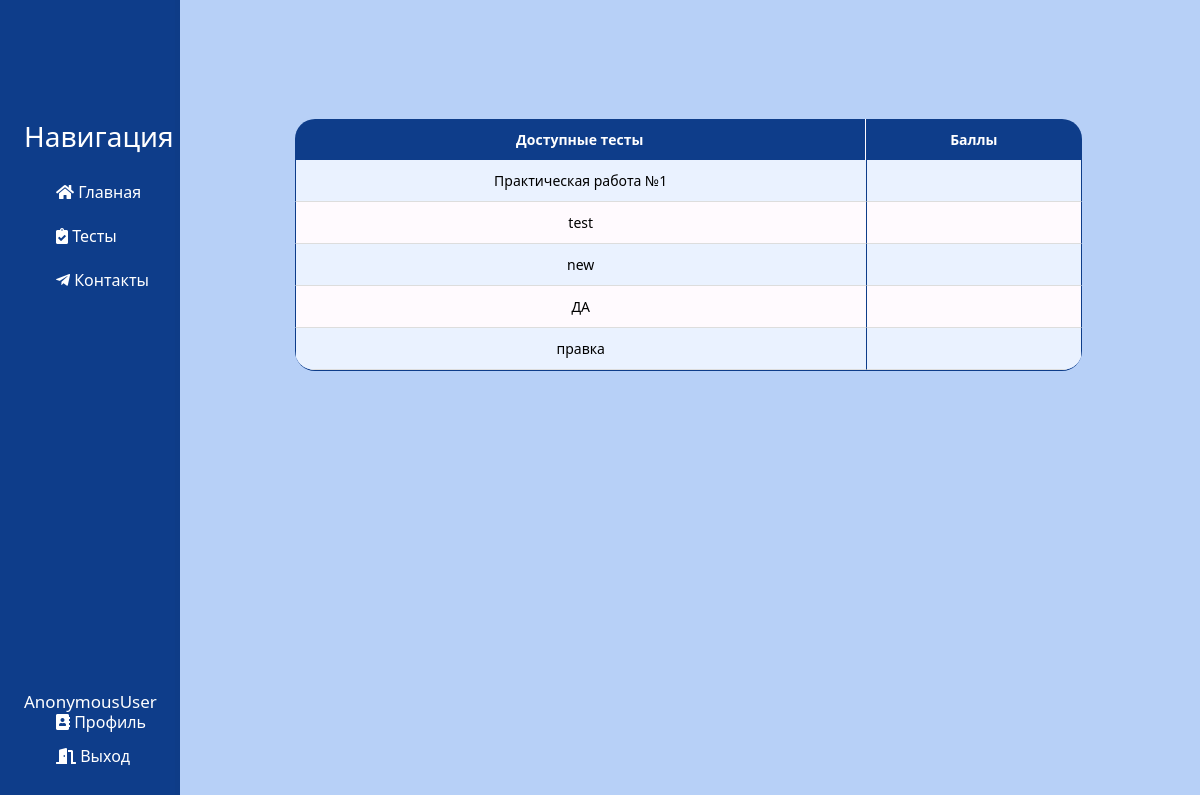
Page /tests/test_list/ on the committed database.
### tests/models.py (models this page shows, shortened)
class TestMake(models.Model):
    test_title = models.CharField('Название теста', max_length=100)
    class Meta:
        verbose_name = 'Тест'
        verbose_name_plural = 'Тесты'

### tests/views.py (the view)
# urls.py: path('test_list/', views.test_list, name='test_list'),
def test_list(request):
    tests = TestMake.objects.all()
    return render(request, 'tests/test_list.html', {'tests': tests})

### tests/templates/tests/test_list.html (shortened to what this page needs)
{% extends 'main/layout.html' %}
{% block content %}
    <div class="features">
        <table class="table">
            <thead>
                <tr>
                    <th>Доступные тесты</th>
                    <th>Баллы</th>
                </tr>
            </thead>
            <tbody>
                {% for test in tests %}
                    <tr>
                        <td><a href="{% url 'test_detail' test.id %}">{{ test.test_title }}</a></td>
                        <td>{{ test.points }}</td>
                    </tr>
                {% endfor %}
            </tbody>
        </table>
    </div>
{% endblock %}

### main/static/main/css/main.css (style rules this page uses)
body { background: #b7d0f7; }
main .features { float: right; margin-top: 70px; margin-left: 45px; text-align: center; width: 82%; }
.table { width: 80%; margin-top: 5%; margin-left: 8%; border-spacing: 0; border-collapse: separate; border-radius: 0 0 20px 20px; overflow: hidden; border-bottom: 1px solid #0e3d8a; }
.table thead th { font-weight: bold; text-align: center; padding: 10px 15px; background-color: #0e3d8a; color: #ffffff; font-size: 14px; border: none; }
.table thead th:first-child { border-top-left-radius: 20px; border-right: 1px solid #fffafe; }
.table thead th:last-child { border-top-right-radius: 20px; }
.table tbody td { padding: 10px 15px; font-size: 14px; vertical-align: top; border-bottom: 1px solid #ddd; border-left: 1px solid #0e3d8a; }
.table tbody td:last-child { border-right: 1px solid #0e3d8a; }
.table tbody tr:nth-child(even) { background-color: #fffafe; }
.table tbody tr:nth-child(odd) { background-color: #eaf2ff; }
.table a { color: #000000; text-decoration: none; }

### rows in the picture
TestMake: test_title "Практическая работа №1"
TestMake: test_title "test"
TestMake: test_title "new"
TestMake: test_title "ДА"
TestMake: test_title "правка"

### other values in the picture
{{ user }} "AnonymousUser"
